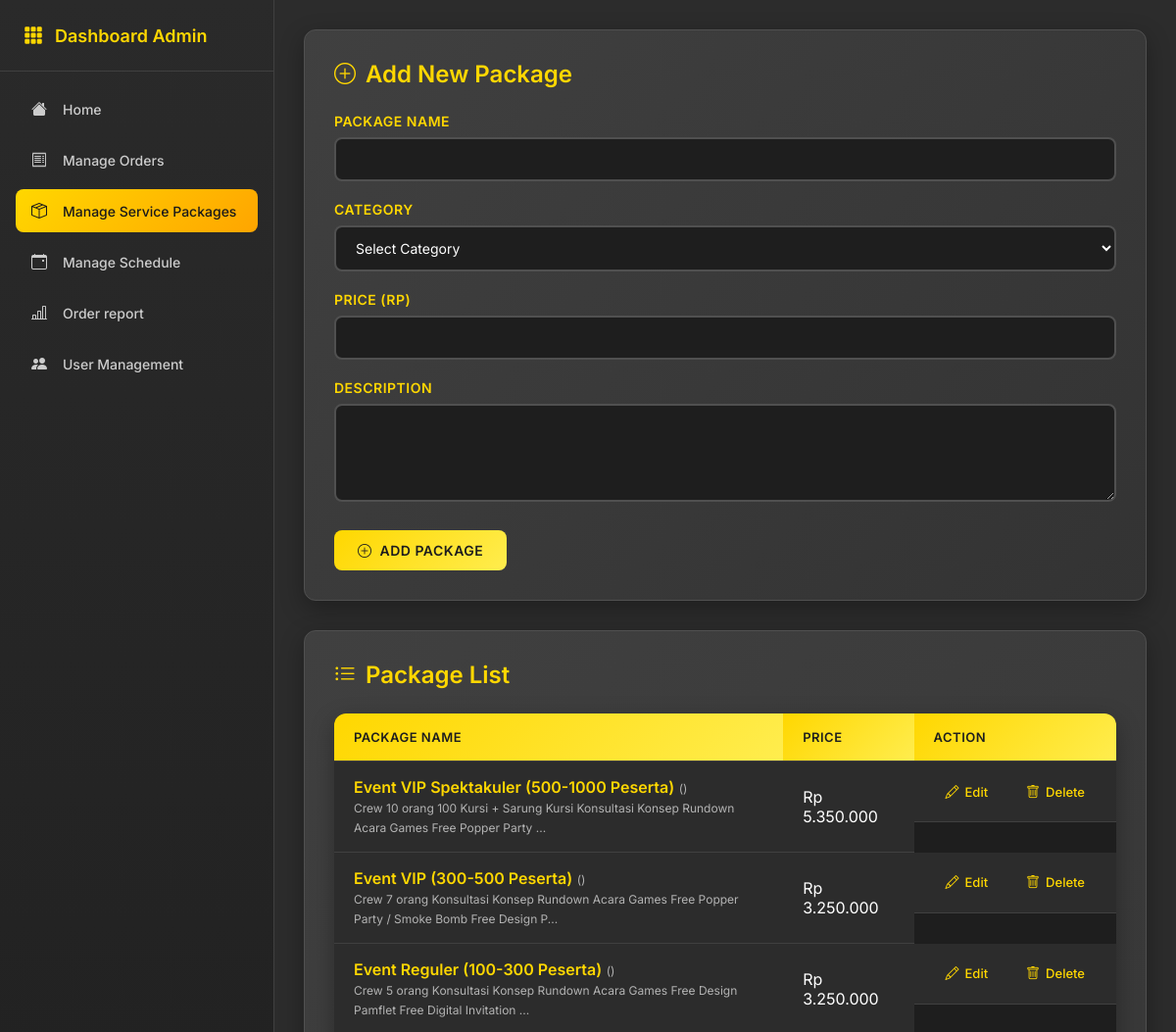
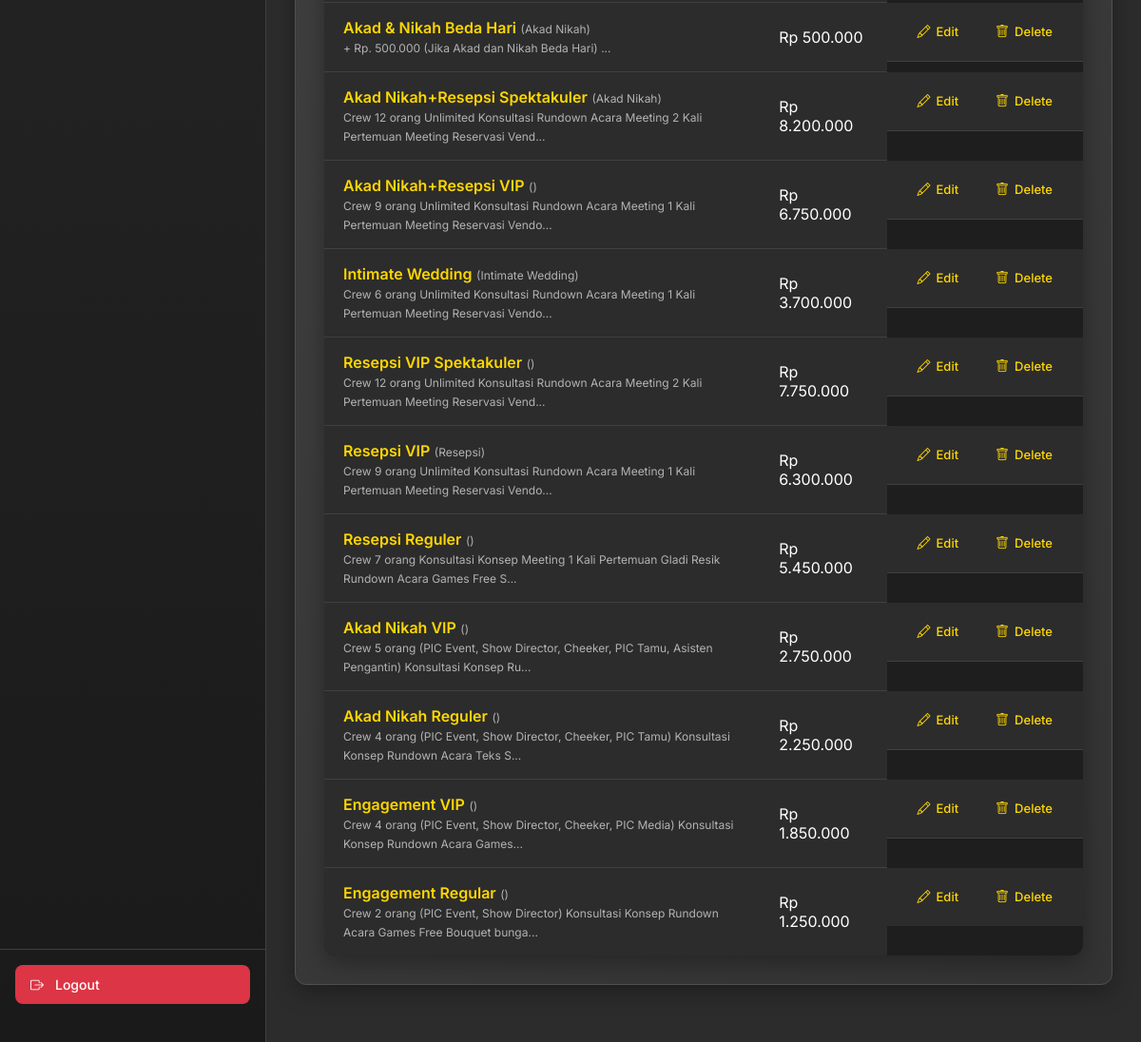
Screenshot of /pages/manage_packages.php (signed in) with the database file from the repository (2 pictures, top to bottom).
### tables this page shows
CREATE TABLE `packages` (
  `id` int(11) NOT NULL,
  `name` varchar(100) NOT NULL,
  `description` text DEFAULT NULL,
  `price` decimal(15,2) NOT NULL,
  `category` varchar(100) NOT NULL DEFAULT ''
);

### pages/manage_packages.php (the view, shortened to what this page needs)
<?php
include 'config.php';
$editMode = false;
$editData = null;
$packages = mysqli_query($conn, "SELECT * FROM packages ORDER BY id DESC");
$packageCategories = [
    'engagement' => 'Engagement',
    'akad' => 'Akad Nikah',
    'reception' => 'Resepsi',
    'intimate' => 'Intimate Wedding'
];
?>
<!DOCTYPE html>
<html lang="id">
<head>
    <link href="https://cdn.jsdelivr.net/npm/bootstrap-icons/font/bootstrap-icons.css" rel="stylesheet">
</head>
<body>
<div class="wrapper">
    <?php include 'sidebar_dashboard.php'; ?>
    <div class="main-content">
        <div class="card">
            <h3><i class="bi bi-<?= $editMode ? 'pencil-square' : 'plus-circle' ?>"></i> <?= $editMode ? 'Edit Package' : 'Add New Package' ?></h3>
            <form method="POST">
                <div class="form-group">
                    <label class="form-label">Package Name</label>
                    <input type="text" name="name" class="form-input" required value="<?= $editData['name'] ?? '' ?>">
                </div>
                <div class="form-group">
                    <label class="form-label">Category</label>
                    <select name="category" class="form-select" required>
                        <option value="">Select Category</option>
                    </select>
                </div>
                <div class="form-group">
                    <label class="form-label">Price (Rp)</label>
                    <input type="number" name="price" class="form-input" required value="<?= $editData['price'] ?? '' ?>">
                </div>
                <div class="form-group full-width">
                    <label class="form-label">Description</label>
                    <textarea name="description" class="form-textarea" rows="4" required><?= $editData['description'] ?? '' ?></textarea>
                </div>
                <div class="form-buttons">
                    <button type="submit" class="btn-primary"><i class="bi bi-<?= $editMode ? 'check-circle' : 'plus-circle' ?>"></i> <?= $editMode ? 'Update Package' : 'Add Package' ?></button>
                </div>
            </form>
        </div>
        <div class="card" style="margin-top: 30px;">
            <h3><i class="bi bi-list-ul"></i> Package List</h3>
            <table class="data-table">
                <thead>
                    <tr>
                        <th>Package Name</th>
                        <th>Price</th>
                        <th>Action</th>
                    </tr>
                </thead>
                <tbody>
                <?php if ($packages && mysqli_num_rows($packages) > 0): ?>
                    <?php while ($pkg = mysqli_fetch_assoc($packages)): ?>
                        <tr>
                            <td>
                                <strong><?= $pkg['name'] ?></strong> <small>(<?= $packageCategories[$pkg['category']] ?? $pkg['category'] ?>)</small><br>
                                <small><?= substr($pkg['description'], 0, 100) ?>...</small>
                            </td>
                            <td>Rp <?= number_format($pkg['price'], 0, ',', '.') ?></td>
                            <td class="action-buttons">
                                <a href="?edit=<?= $pkg['id'] ?>"><i class="bi bi-pencil"></i> Edit</a>
                                <a href="?delete=<?= $pkg['id'] ?>" onclick="return confirm('Are you sure you want to delete this package?')"><i class="bi bi-trash"></i> Delete</a>
                            </td>
                        </tr>
                    <?php endwhile; ?>
                <?php else: ?>
                    <tr>
                        <td colspan="3" style="text-align: center; color: #999;">There are no packages yet.</td>
                    </tr>
                <?php endif; ?>
                </tbody>
            </table>
        </div>
    </div>
</div>
</body>
</html>

### pages/manage_packages.php (style rules this page uses)
* { box-sizing: border-box; margin: 0; padding: 0; font-family: 'Inter', sans-serif; }
body { display: flex; height: 100vh; background: linear-gradient(135deg, #1a1a1a 0%, #2d2d2d 100%); color: #ffffff; }
.wrapper { display: flex; width: 100%; }
.main-content { flex: 1; background-color: #2c2c2c; padding: 30px; overflow-y: auto; }
.card { background: linear-gradient(135deg, #404040 0%, #333333 100%); padding: 30px; border-radius: 12px; color: #ffffff; box-shadow: 0 8px 25px rgba(0, 0, 0, 0.3); border: 1px solid #505050; margin-bottom: 30px; }
.card h3 { margin-top: 0; font-size: 24px; margin-bottom: 25px; color: #ffd700; display: flex; align-items: center; gap: 10px; font-weight: 600; }
.card h3 i { font-size: 22px; }
.form-group, .form-group.full-width { margin-bottom: 20px; }
.form-label { display: block; margin-bottom: 8px; font-weight: 600; color: #ffd700; font-size: 14px; text-transform: uppercase; letter-spacing: 0.5px; }
.form-input, .form-textarea, .form-select { width: 100%; padding: 12px 16px; border-radius: 8px; border: 2px solid #505050; font-size: 14px; background-color: #1e1e1e; color: #ffffff; transition: all 0.3s ease; box-sizing: border-box; }
.form-textarea { resize: vertical; min-height: 100px; font-family: inherit; }
.form-select { cursor: pointer; }
.form-select option { background-color: #1e1e1e; color: #ffffff; }
.form-buttons { display: flex; gap: 15px; margin-top: 25px; }
.btn-primary { background: linear-gradient(135deg, #ffd700 0%, #ffed4e 100%); color: #1e1e1e; padding: 12px 24px; border-radius: 8px; border: none; cursor: pointer; font-weight: 600; font-size: 14px; transition: all 0.3s ease; display: flex; align-items: center; gap: 8px; text-transform: uppercase; letter-spacing: 0.5px; }
.data-table { width: 100%; border-collapse: collapse; margin-top: 20px; background-color: #1e1e1e; border-radius: 12px; overflow: hidden; box-shadow: 0 8px 25px rgba(0, 0, 0, 0.3); }
.data-table th, .data-table td { padding: 16px 20px; text-align: left; border-bottom: 1px solid #404040; }
.data-table th { background: linear-gradient(135deg, #ffd700 0%, #ffed4e 100%); color: #1e1e1e; font-weight: 600; text-transform: uppercase; letter-spacing: 0.5px; font-size: 13px; }
.data-table td { background-color: #2c2c2c; color: #ffffff; transition: background-color 0.3s ease; }
.data-table tbody tr:last-child td { border-bottom: none; }
.data-table td strong { color: #ffd700; font-weight: 600; }
.data-table td small { color: #b3b3b3; font-size: 12px; }
.action-buttons { display: flex; gap: 15px; }
.action-buttons a { color: #ffd700; text-decoration: none; font-weight: 500; padding: 6px 12px; border-radius: 6px; transition: all 0.3s ease; display: flex; align-items: center; gap: 6px; font-size: 13px; }
.action-buttons a i { font-size: 14px; }

### rows the page displays
packages: name "Event VIP Spektakuler (500-1000 Peserta)", description "Crew 10 orang 100 Kursi + Sarung Kursi Konsultasi Konsep Rundown Acara Games Free Popper Party", price "5.350.000"
packages: name "Event VIP (300-500 Peserta)", description "Crew 7 orang Konsultasi Konsep Rundown Acara Games Free Popper Party / Smoke Bomb Free Design P", price "3.250.000"
packages: name "Event Reguler (100-300 Peserta)", description "Crew 5 orang Konsultasi Konsep Rundown Acara Games Free Design Pamflet Free Digital Invitation", price "3.250.000"
packages: name "Akad & Nikah Beda Hari", category "Akad Nikah", description "+ Rp. 500.000 (Jika Akad dan Nikah Beda Hari)", price "500.000"
packages: name "Akad Nikah+Resepsi Spektakuler", category "Akad Nikah", description "Crew 12 orang Unlimited Konsultasi Rundown Acara Meeting 2 Kali Pertemuan Meeting Reservasi Vend", price "8.200.000"
packages: name "Akad Nikah+Resepsi VIP", description "Crew 9 orang Unlimited Konsultasi Rundown Acara Meeting 1 Kali Pertemuan Meeting Reservasi Vendo", price "6.750.000"
packages: name "Intimate Wedding", category "Intimate Wedding", description "Crew 6 orang Unlimited Konsultasi Rundown Acara Meeting 1 Kali Pertemuan Meeting Reservasi Vendo", price "3.700.000"
packages: name "Resepsi VIP Spektakuler", description "Crew 12 orang Unlimited Konsultasi Rundown Acara Meeting 2 Kali Pertemuan Meeting Reservasi Vend", price "7.750.000"
packages: name "Resepsi VIP", category "Resepsi", description "Crew 9 orang Unlimited Konsultasi Rundown Acara Meeting 1 Kali Pertemuan Meeting Reservasi Vendo", price "6.300.000"
packages: name "Resepsi Reguler", description "Crew 7 orang Konsultasi Konsep Meeting 1 Kali Pertemuan Gladi Resik Rundown Acara Games Free S", price "5.450.000"
packages: name "Akad Nikah VIP", description "Crew 5 orang (PIC Event, Show Director, Cheeker, PIC Tamu, Asisten Pengantin) Konsultasi Konsep Ru", price "2.750.000"
packages: name "Akad Nikah Reguler", description "Crew 4 orang (PIC Event, Show Director, Cheeker, PIC Tamu) Konsultasi Konsep Rundown Acara Teks S", price "2.250.000"
packages: name "Engagement VIP", description "Crew 4 orang (PIC Event, Show Director, Cheeker, PIC Media) Konsultasi Konsep Rundown Acara Games", price "1.850.000"
packages: name "Engagement Regular", description "Crew 2 orang (PIC Event, Show Director) Konsultasi Konsep Rundown Acara Games Free Bouquet bunga", price "1.250.000"
